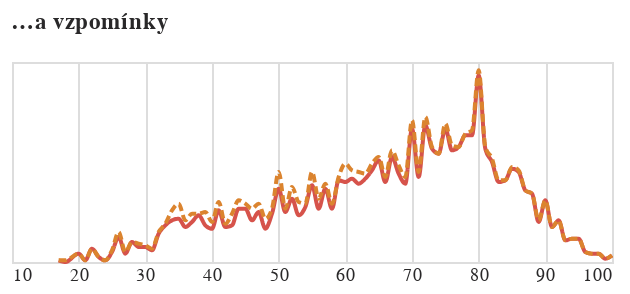

Notebook cell for this chart:
### Code cell
tvar3 = alt.Chart(do_grafu_vzpominky.to_pandas(), width=300, height=100, title="…a vzpomínky").mark_line(interpolate="monotone").encode(
    alt.X('vek:Q').axis(domain=False, tickSize=0, title=None),
    alt.Y('len:Q').stack('zero').axis(None),
    alt.Color('obdobi:N', sort=['2000-2020','1800-1838'], scale=alt.Scale(range=['#D6534B', '#DB842F']), legend=None),
    alt.StrokeDash('obdobi:N', sort=['2000-2020','1800-1838'], legend=None)
)

tvar3

### Figure 1 — Vega-Lite specification as saved in the notebook (floating-point values rounded to 4 significant figures; data arrays with more than 128 entries replaced by an {"elided": "..."} marker saying what was removed)
{"config": {"title": {"font": "Noticia Text", "fontSize": 11.5, "anchor": "start", "lineHeight": 19, "fontWeight": "bolder", "subtitleFont": "Noticia Text", "subtitleFontSize": 10, "subtitleLineHeight": 15, "subtitlePadding": 10, "dy": -10, "color": "#292829", "subtitleColor": "#292829"}, "axis": {"labelFont": "Asap", "titleFont": "Asap", "fontWeight": "lighter", "titleFontWeight": "lighter", "labelFontSize": 9, "titleFontSize": 9, "labelPadding": 2, "titlePadding": 9, "domainOpacity": 0, "tickColor": "#DCDDD6", "labelColor": "#292829"}, "legend": {"labelFont": "Asap", "labelFontWeight": "normal", "titleFont": "Asap", "titleFontWeight": "normal", "labelFontSize": 9, "titleFontSize": 9, "labelColor": "#292829"}}, "data": {"name": "data-d8b028b5c4d27d5f5f180b821dfed3a9"}, "mark": {"type": "line", "interpolate": "monotone"}, "encoding": {"color": {"field": "obdobi", "legend": null, "scale": {"range": ["#D6534B", "#DB842F"]}, "sort": ["2000-2020", "1800-1838"], "type": "nominal"}, "strokeDash": {"field": "obdobi", "legend": null, "sort": ["2000-2020", "1800-1838"], "type": "nominal"}, "x": {"axis": {"domain": false, "tickSize": 0, "title": null}, "field": "vek", "type": "quantitative"}, "y": {"axis": null, "field": "len", "stack": "zero", "type": "quantitative"}}, "height": 100, "title": "…a vzpomínky", "width": 300, "$schema": "https://vega.github.io/schema/vega-lite/v5.8.0.json", "datasets": {"data-d8b028b5c4d27d5f5f180b821dfed3a9": {"elided": "142 records"}}}
